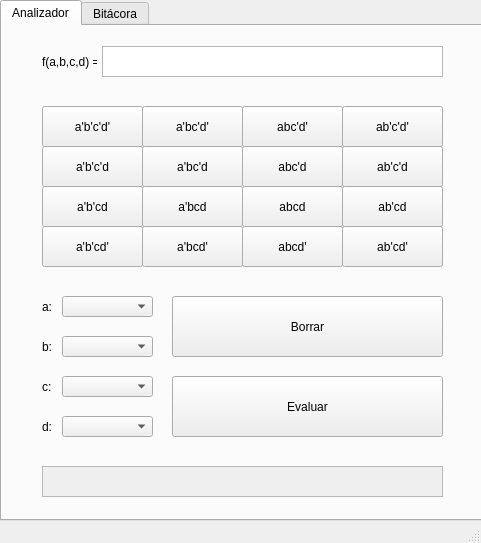
<?xml version="1.0" encoding="UTF-8"?>
<ui version="4.0">
 <class>MainWindow</class>
 <widget class="QMainWindow" name="MainWindow">
  <property name="enabled">
   <bool>true</bool>
  </property>
  <property name="geometry">
   <rect>
    <x>0</x>
    <y>0</y>
    <width>481</width>
    <height>543</height>
   </rect>
  </property>
  <property name="windowTitle">
   <string>Boolean Functions Solver</string>
  </property>
  <property name="windowIcon">
   <iconset>
    <normaloff>../build-Boolean-Functions-Solver-Desktop_Qt_6_2_0_MinGW_64_bit-Debug/debug/Icono.jpeg</normaloff>../build-Boolean-Functions-Solver-Desktop_Qt_6_2_0_MinGW_64_bit-Debug/debug/Icono.jpeg</iconset>
  </property>
  <property name="autoFillBackground">
   <bool>false</bool>
  </property>
  <widget class="QWidget" name="centralwidget">
   <widget class="QTabWidget" name="tabWidget">
    <property name="geometry">
     <rect>
      <x>0</x>
      <y>0</y>
      <width>491</width>
      <height>521</height>
     </rect>
    </property>
    <property name="cursor">
     <cursorShape>PointingHandCursor</cursorShape>
    </property>
    <property name="currentIndex">
     <number>0</number>
    </property>
    <widget class="QWidget" name="tab">
     <attribute name="title">
      <string>Analizador</string>
     </attribute>
     <widget class="QPushButton" name="pushButton33">
      <property name="geometry">
       <rect>
        <x>340</x>
        <y>200</y>
        <width>101</width>
        <height>41</height>
       </rect>
      </property>
      <property name="cursor">
       <cursorShape>PointingHandCursor</cursorShape>
      </property>
      <property name="text">
       <string>ab'cd'</string>
      </property>
     </widget>
     <widget class="QPushButton" name="pushButton32">
      <property name="geometry">
       <rect>
        <x>240</x>
        <y>200</y>
        <width>101</width>
        <height>41</height>
       </rect>
      </property>
      <property name="cursor">
       <cursorShape>PointingHandCursor</cursorShape>
      </property>
      <property name="text">
       <string>abcd'</string>
      </property>
     </widget>
     <widget class="QComboBox" name="comboBoxD">
      <property name="geometry">
       <rect>
        <x>60</x>
        <y>390</y>
        <width>91</width>
        <height>21</height>
       </rect>
      </property>
      <property name="cursor">
       <cursorShape>PointingHandCursor</cursorShape>
      </property>
     </widget>
     <widget class="QPushButton" name="pushButton01">
      <property name="geometry">
       <rect>
        <x>140</x>
        <y>80</y>
        <width>101</width>
        <height>41</height>
       </rect>
      </property>
      <property name="cursor">
       <cursorShape>PointingHandCursor</cursorShape>
      </property>
      <property name="text">
       <string>a'bc'd'</string>
      </property>
     </widget>
     <widget class="QComboBox" name="comboBoxB">
      <property name="geometry">
       <rect>
        <x>60</x>
        <y>310</y>
        <width>91</width>
        <height>21</height>
       </rect>
      </property>
      <property name="cursor">
       <cursorShape>PointingHandCursor</cursorShape>
      </property>
     </widget>
     <widget class="QTextEdit" name="textEditFuncion">
      <property name="geometry">
       <rect>
        <x>100</x>
        <y>20</y>
        <width>341</width>
        <height>31</height>
       </rect>
      </property>
      <property name="font">
       <font>
        <pointsize>10</pointsize>
       </font>
      </property>
      <property name="html">
       <string>&lt;!DOCTYPE HTML PUBLIC &quot;-//W3C//DTD HTML 4.0//EN&quot; &quot;http://www.w3.org/TR/REC-html40/strict.dtd&quot;&gt;
&lt;html&gt;&lt;head&gt;&lt;meta name=&quot;qrichtext&quot; content=&quot;1&quot; /&gt;&lt;style type=&quot;text/css&quot;&gt;
p, li { white-space: pre-wrap; }
&lt;/style&gt;&lt;/head&gt;&lt;body style=&quot; font-family:'MS Shell Dlg 2'; font-size:10pt; font-weight:400; font-style:normal;&quot;&gt;
&lt;p align=&quot;center&quot; style=&quot;-qt-paragraph-type:empty; margin-top:0px; margin-bottom:0px; margin-left:0px; margin-right:0px; -qt-block-indent:0; text-indent:0px; font-size:7.8pt;&quot;&gt;&lt;br /&gt;&lt;/p&gt;&lt;/body&gt;&lt;/html&gt;</string>
      </property>
     </widget>
     <widget class="QPushButton" name="pushButton20">
      <property name="geometry">
       <rect>
        <x>40</x>
        <y>160</y>
        <width>101</width>
        <height>41</height>
       </rect>
      </property>
      <property name="cursor">
       <cursorShape>PointingHandCursor</cursorShape>
      </property>
      <property name="text">
       <string>a'b'cd</string>
      </property>
     </widget>
     <widget class="QPushButton" name="pushButton30">
      <property name="geometry">
       <rect>
        <x>40</x>
        <y>200</y>
        <width>101</width>
        <height>41</height>
       </rect>
      </property>
      <property name="cursor">
       <cursorShape>PointingHandCursor</cursorShape>
      </property>
      <property name="text">
       <string>a'b'cd'</string>
      </property>
     </widget>
     <widget class="QPushButton" name="pushButton12">
      <property name="geometry">
       <rect>
        <x>240</x>
        <y>120</y>
        <width>101</width>
        <height>41</height>
       </rect>
      </property>
      <property name="cursor">
       <cursorShape>PointingHandCursor</cursorShape>
      </property>
      <property name="text">
       <string>abc'd</string>
      </property>
     </widget>
     <widget class="QComboBox" name="comboBoxA">
      <property name="geometry">
       <rect>
        <x>60</x>
        <y>270</y>
        <width>91</width>
        <height>21</height>
       </rect>
      </property>
      <property name="cursor">
       <cursorShape>PointingHandCursor</cursorShape>
      </property>
     </widget>
     <widget class="QPushButton" name="pushButtonBorrar">
      <property name="geometry">
       <rect>
        <x>170</x>
        <y>270</y>
        <width>271</width>
        <height>61</height>
       </rect>
      </property>
      <property name="cursor">
       <cursorShape>PointingHandCursor</cursorShape>
      </property>
      <property name="text">
       <string>Borrar</string>
      </property>
     </widget>
     <widget class="QComboBox" name="comboBoxC">
      <property name="geometry">
       <rect>
        <x>60</x>
        <y>350</y>
        <width>91</width>
        <height>21</height>
       </rect>
      </property>
      <property name="cursor">
       <cursorShape>PointingHandCursor</cursorShape>
      </property>
     </widget>
     <widget class="QPushButton" name="pushButton13">
      <property name="geometry">
       <rect>
        <x>340</x>
        <y>120</y>
        <width>101</width>
        <height>41</height>
       </rect>
      </property>
      <property name="cursor">
       <cursorShape>PointingHandCursor</cursorShape>
      </property>
      <property name="text">
       <string>ab'c'd</string>
      </property>
     </widget>
     <widget class="QPushButton" name="pushButton10">
      <property name="geometry">
       <rect>
        <x>40</x>
        <y>120</y>
        <width>101</width>
        <height>41</height>
       </rect>
      </property>
      <property name="cursor">
       <cursorShape>PointingHandCursor</cursorShape>
      </property>
      <property name="text">
       <string>a'b'c'd</string>
      </property>
     </widget>
     <widget class="QPushButton" name="pushButton03">
      <property name="geometry">
       <rect>
        <x>340</x>
        <y>80</y>
        <width>101</width>
        <height>41</height>
       </rect>
      </property>
      <property name="cursor">
       <cursorShape>PointingHandCursor</cursorShape>
      </property>
      <property name="text">
       <string>ab'c'd'</string>
      </property>
     </widget>
     <widget class="QPushButton" name="pushButton00">
      <property name="geometry">
       <rect>
        <x>40</x>
        <y>80</y>
        <width>101</width>
        <height>41</height>
       </rect>
      </property>
      <property name="cursor">
       <cursorShape>PointingHandCursor</cursorShape>
      </property>
      <property name="text">
       <string>a'b'c'd'</string>
      </property>
     </widget>
     <widget class="QPushButton" name="pushButton31">
      <property name="geometry">
       <rect>
        <x>140</x>
        <y>200</y>
        <width>101</width>
        <height>41</height>
       </rect>
      </property>
      <property name="cursor">
       <cursorShape>PointingHandCursor</cursorShape>
      </property>
      <property name="text">
       <string>a'bcd'</string>
      </property>
     </widget>
     <widget class="QPushButton" name="pushButton02">
      <property name="geometry">
       <rect>
        <x>240</x>
        <y>80</y>
        <width>101</width>
        <height>41</height>
       </rect>
      </property>
      <property name="cursor">
       <cursorShape>PointingHandCursor</cursorShape>
      </property>
      <property name="text">
       <string>abc'd'</string>
      </property>
     </widget>
     <widget class="QLabel" name="label_2">
      <property name="geometry">
       <rect>
        <x>40</x>
        <y>270</y>
        <width>55</width>
        <height>21</height>
       </rect>
      </property>
      <property name="text">
       <string>a:</string>
      </property>
     </widget>
     <widget class="QLabel" name="label_4">
      <property name="geometry">
       <rect>
        <x>40</x>
        <y>350</y>
        <width>55</width>
        <height>21</height>
       </rect>
      </property>
      <property name="text">
       <string>c:</string>
      </property>
     </widget>
     <widget class="QPushButton" name="pushButton11">
      <property name="geometry">
       <rect>
        <x>140</x>
        <y>120</y>
        <width>101</width>
        <height>41</height>
       </rect>
      </property>
      <property name="cursor">
       <cursorShape>PointingHandCursor</cursorShape>
      </property>
      <property name="text">
       <string>a'bc'd</string>
      </property>
     </widget>
     <widget class="QTextEdit" name="textEditResult">
      <property name="enabled">
       <bool>false</bool>
      </property>
      <property name="geometry">
       <rect>
        <x>40</x>
        <y>440</y>
        <width>401</width>
        <height>31</height>
       </rect>
      </property>
      <property name="font">
       <font>
        <pointsize>10</pointsize>
       </font>
      </property>
      <property name="html">
       <string>&lt;!DOCTYPE HTML PUBLIC &quot;-//W3C//DTD HTML 4.0//EN&quot; &quot;http://www.w3.org/TR/REC-html40/strict.dtd&quot;&gt;
&lt;html&gt;&lt;head&gt;&lt;meta name=&quot;qrichtext&quot; content=&quot;1&quot; /&gt;&lt;style type=&quot;text/css&quot;&gt;
p, li { white-space: pre-wrap; }
&lt;/style&gt;&lt;/head&gt;&lt;body style=&quot; font-family:'MS Shell Dlg 2'; font-size:10pt; font-weight:400; font-style:normal;&quot;&gt;
&lt;p align=&quot;center&quot; style=&quot;-qt-paragraph-type:empty; margin-top:0px; margin-bottom:0px; margin-left:0px; margin-right:0px; -qt-block-indent:0; text-indent:0px; font-size:7.8pt;&quot;&gt;&lt;br /&gt;&lt;/p&gt;&lt;/body&gt;&lt;/html&gt;</string>
      </property>
      <property name="overwriteMode">
       <bool>true</bool>
      </property>
     </widget>
     <widget class="QPushButton" name="pushButtonEvaluar">
      <property name="geometry">
       <rect>
        <x>170</x>
        <y>350</y>
        <width>271</width>
        <height>61</height>
       </rect>
      </property>
      <property name="cursor">
       <cursorShape>PointingHandCursor</cursorShape>
      </property>
      <property name="text">
       <string>Evaluar</string>
      </property>
     </widget>
     <widget class="QPushButton" name="pushButton22">
      <property name="geometry">
       <rect>
        <x>240</x>
        <y>160</y>
        <width>101</width>
        <height>41</height>
       </rect>
      </property>
      <property name="cursor">
       <cursorShape>PointingHandCursor</cursorShape>
      </property>
      <property name="text">
       <string>abcd</string>
      </property>
     </widget>
     <widget class="QPushButton" name="pushButton21">
      <property name="geometry">
       <rect>
        <x>140</x>
        <y>160</y>
        <width>101</width>
        <height>41</height>
       </rect>
      </property>
      <property name="cursor">
       <cursorShape>PointingHandCursor</cursorShape>
      </property>
      <property name="text">
       <string>a'bcd</string>
      </property>
     </widget>
     <widget class="QLabel" name="label">
      <property name="geometry">
       <rect>
        <x>40</x>
        <y>20</y>
        <width>55</width>
        <height>31</height>
       </rect>
      </property>
      <property name="text">
       <string>f(a,b,c,d) =</string>
      </property>
     </widget>
     <widget class="QLabel" name="label_5">
      <property name="geometry">
       <rect>
        <x>40</x>
        <y>390</y>
        <width>55</width>
        <height>21</height>
       </rect>
      </property>
      <property name="text">
       <string>d:</string>
      </property>
     </widget>
     <widget class="QPushButton" name="pushButton23">
      <property name="geometry">
       <rect>
        <x>340</x>
        <y>160</y>
        <width>101</width>
        <height>41</height>
       </rect>
      </property>
      <property name="cursor">
       <cursorShape>PointingHandCursor</cursorShape>
      </property>
      <property name="text">
       <string>ab'cd</string>
      </property>
     </widget>
     <widget class="QLabel" name="label_3">
      <property name="geometry">
       <rect>
        <x>40</x>
        <y>310</y>
        <width>55</width>
        <height>21</height>
       </rect>
      </property>
      <property name="text">
       <string>b:</string>
      </property>
     </widget>
    </widget>
    <widget class="QWidget" name="tab_2">
     <attribute name="title">
      <string>Bitácora</string>
     </attribute>
     <widget class="QTreeWidget" name="treeWidget">
      <property name="geometry">
       <rect>
        <x>0</x>
        <y>0</y>
        <width>481</width>
        <height>461</height>
       </rect>
      </property>
      <column>
       <property name="text">
        <string>Fecha</string>
       </property>
      </column>
      <column>
       <property name="text">
        <string>Valor</string>
       </property>
      </column>
      <column>
       <property name="text">
        <string>Funcion</string>
       </property>
      </column>
     </widget>
    </widget>
   </widget>
  </widget>
  <widget class="QMenuBar" name="menubar">
   <property name="geometry">
    <rect>
     <x>0</x>
     <y>0</y>
     <width>481</width>
     <height>20</height>
    </rect>
   </property>
  </widget>
  <widget class="QStatusBar" name="statusbar"/>
 </widget>
 <resources/>
 <connections/>
</ui>
